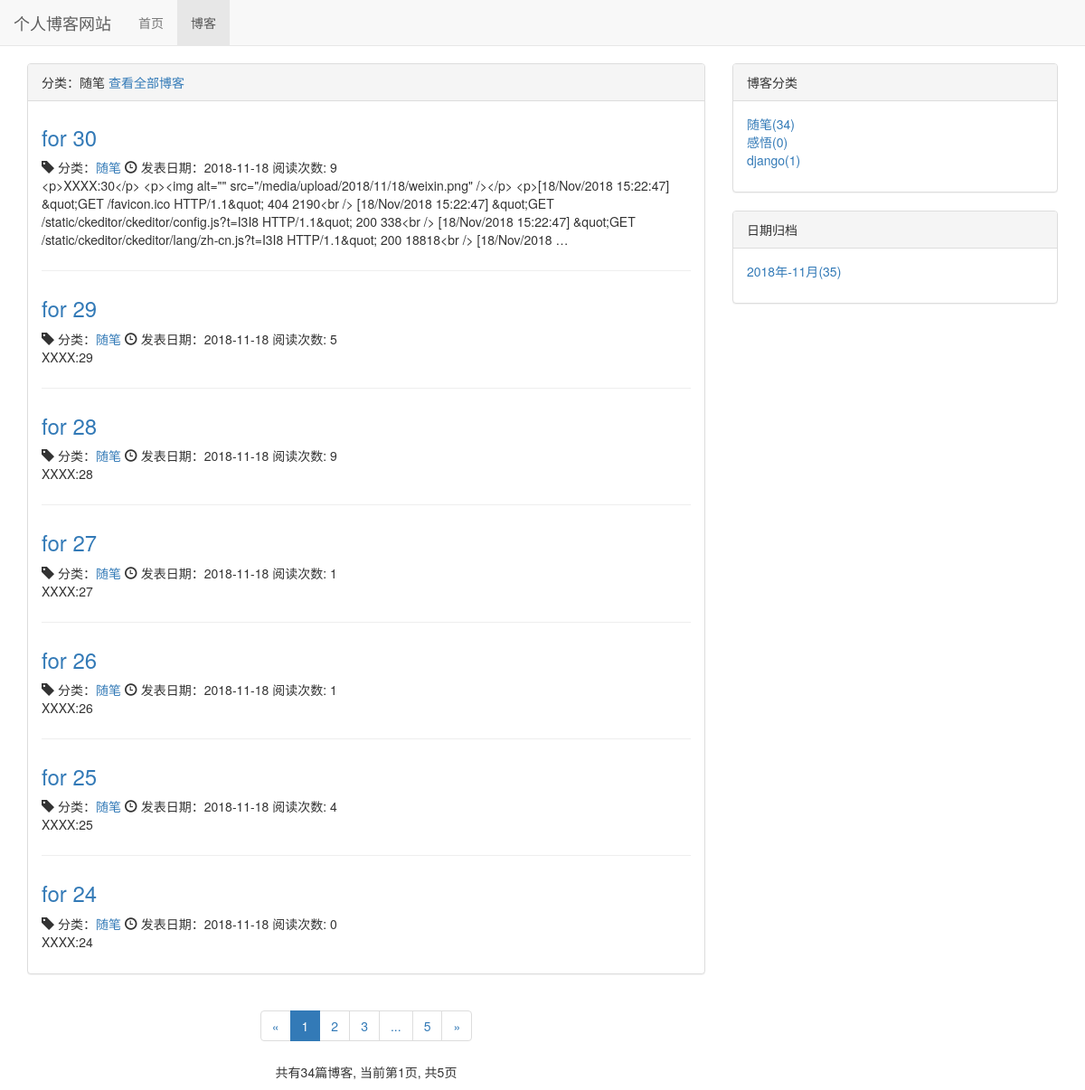
The page /blog/type/1 on the database as committed earlier.
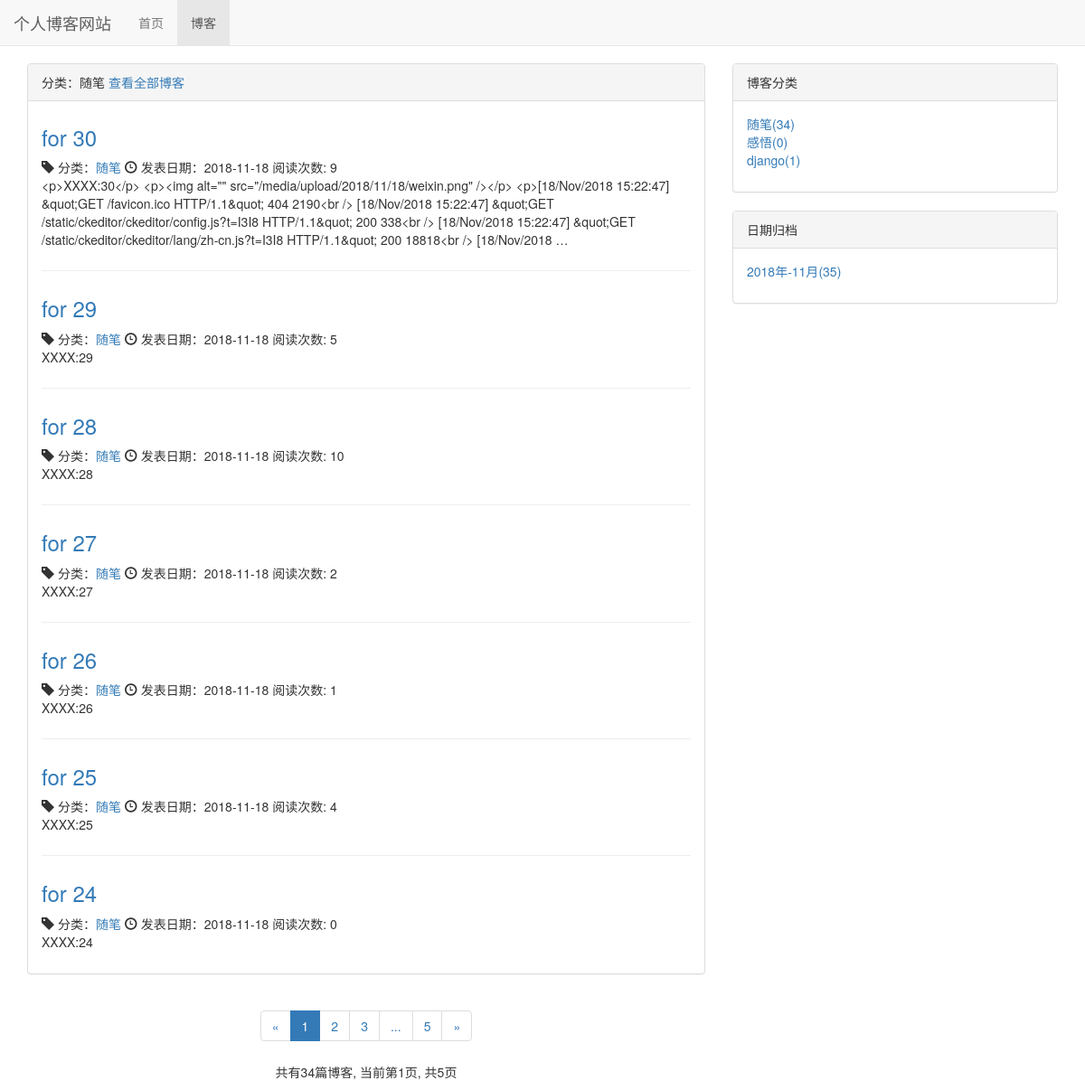
The same page on the database as committed later.
### blog/models.py (models this page shows, shortened)
class Blog(models.Model, ReadNumExpandMethod):
    title = models.CharField(max_length = 50)
    blog_type = models.ForeignKey(BlogType, on_delete=models.CASCADE)
    content = RichTextUploadingField()
    author = models.ForeignKey(User, on_delete=models.CASCADE)
    read_details = GenericRelation(ReadDetail)
    create_time = models.DateTimeField(auto_now_add=True)
    last_updated_time = models.DateTimeField(auto_now=True)
    class Meta:
        ordering = ["-create_time"]

class BlogType(models.Model):
    type_name = models.CharField(max_length=15)
    def __str__(self):
        return self.type_name

### read_statistics/models.py (models this page shows)
class ReadNum(models.Model):
    read_num = models.IntegerField(default=0)
    content_type = models.ForeignKey(ContentType, on_delete=models.CASCADE)
    object_id = models.PositiveIntegerField()
    content_object = GenericForeignKey('content_type', 'object_id')

### blog/views.py (the view)
# urls.py: path('type/<int:blog_type_pk>', views.blogs_with_type, name="blogs_with_type"),
def blogs_with_type(request, blog_type_pk):
    blog_type = get_object_or_404(BlogType, id=blog_type_pk)
    blogs_all_list = Blog.objects.filter(blog_type=blog_type)
    context = get_blog_list_common_data(request, blogs_all_list)
    context['blog_type'] = blog_type
    return render(request, 'blog/blogs_with_type.html', context)

### read_statistics/models.py (called while the page is built)
    def get_read_num(self):
        try:
            ct = ContentType.objects.get_for_model(self)
            readnum = ReadNum.objects.get(content_type=ct, object_id=self.pk)
            return readnum.read_num
        except exceptions.ObjectDoesNotExist:
            return 0

### blog/templates/blog/blogs_with_type.html (shortened to what this page needs)
{% extends 'blog/blog_list.html' %}
{% block blog_list_title %}
    分类：{{ blog_type.type_name }}
    <a href="{% url 'blog:blog_list' %}">查看全部博客</a>
{% endblock %}

### blog/templates/blog/blog_list.html (shortened to what the changed rows need)
{% extends 'base.html' %}
{%load staticfiles%}
{% block header_extends%}
    <link rel="stylesheet" href="{% static 'blog/blog.css' %}">
{% endblock %}
{% block content %}
    <div class="container">
        <div class="row">
            <div class="col-xs-12 col-sm-8 col-md-8 col-lg-8">
                <div class="panel panel-default">
                      <div class="panel-body">
                            {% for blog in blogs %}
                                <div class="blog">
                                    <h3><a href="{% url 'blog:blog_detail' blog.pk %}">
                                    {{ blog.title }}
                                    </a></h3>
                                    <p class="blog-info">
                                        <span class="glyphicon glyphicon-tag"></span>
                                        分类：<a href="{% url 'blog:blogs_with_type' blog.blog_type.pk %}">{{blog.blog_type}}</a>
                                        <span class="glyphicon glyphicon-time"></span>
                                        发表日期：{{blog.create_time|date:"Y-m-d"}}
                                        阅读次数: {{blog.get_read_num}}
                                    </p>
                                    <p>{{ blog.content | truncatewords:30 }}</p>
                                </div>
                            {% empty %}
                                <div class="blog">
                                    <p>暂无博客,敬请期待</p>
                                </div>
                            {% endfor %}
                      </div>
                </div>
            </div>
        </div>
    </div>
{% endblock %}

Rows that differ between the two databases and show on the page:
changed through a linked row, Blog "for 28": get_read_num "9" → "10"
changed through a linked row, Blog "for 27": get_read_num "1" → "2"
